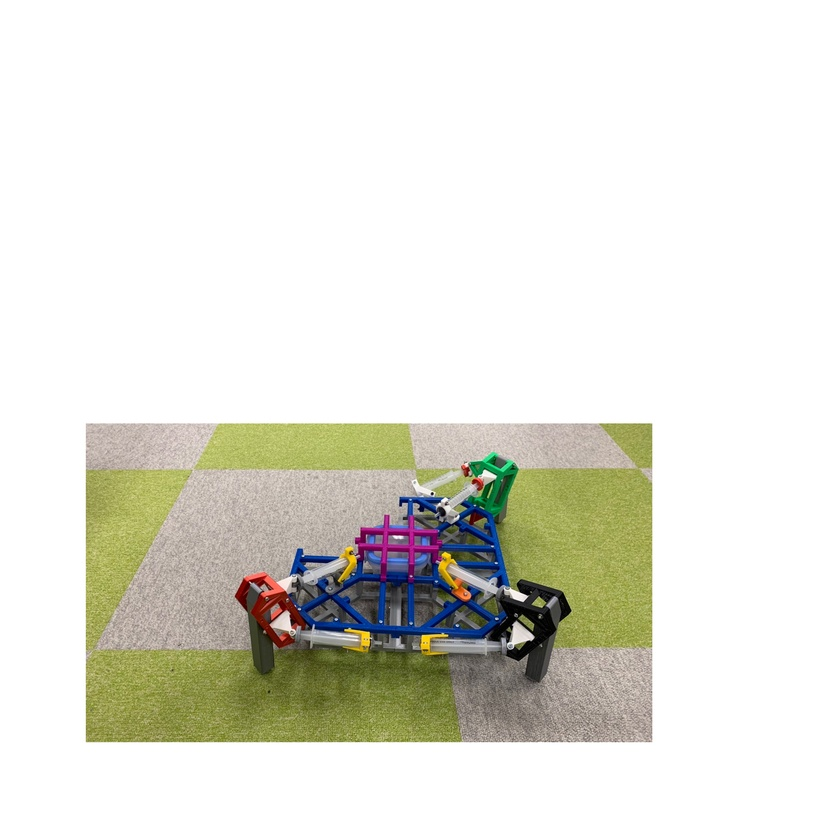
#> input picture test_3/robot_test_3_1.jpg, 840 x 840 px, shrunk from 3464 x 3464 before the run; its folder holds only this picture in this run
$ python robot_test_3.py
#> lines starting #> are read from the running program, lines starting #| are printed output that depends on the picture; after the words box and inside, x2 and y2 are one past the last pixel; in counts of white or black regions, pixels touching at a corner belong together
#ライブラリインポート
import cv2
import numpy as np

#2枚の画像に対する繰り返し処理
for i in range(2):
    #画像の変数宣言
    pic_name="robot_test_3_"+str(i+1)+ ".jpg"
    pic_name_out="robot_test_3_"+str(i+1)+ "out.jpg"
    gray_pic="robot_test_3_"+str(i+1)+ "gray.jpg"

    #ベース画像の読み込み
    img = cv2.imread(pic_name,cv2.IMREAD_COLOR)
#> img is the input picture: shape (840, 840, 3); mean B, G, R 218.2, 227.1, 227.5

    #画像のサイズ情報取得
    height, width = img.shape[:2]
#> height = 840; width = 840
    print(height,width)
#| 840 840

    #画像の色をHSV形式に変換
    hsv = cv2.cvtColor(img, cv2.COLOR_BGR2HSV_FULL)
#> hsv: shape (840, 840, 3); mean H, S, V 13.7, 23.2, 229.8
    h = hsv[:, :, 0]
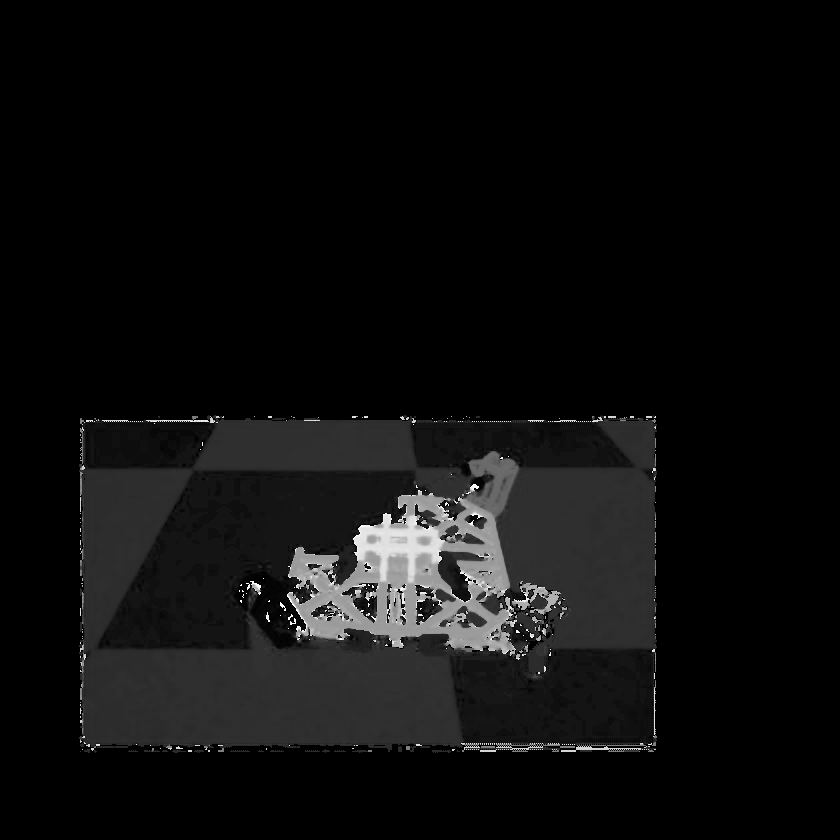
#> h: shape (840, 840); min 0, max 255, mean 13.7
    s = hsv[:, :, 1]
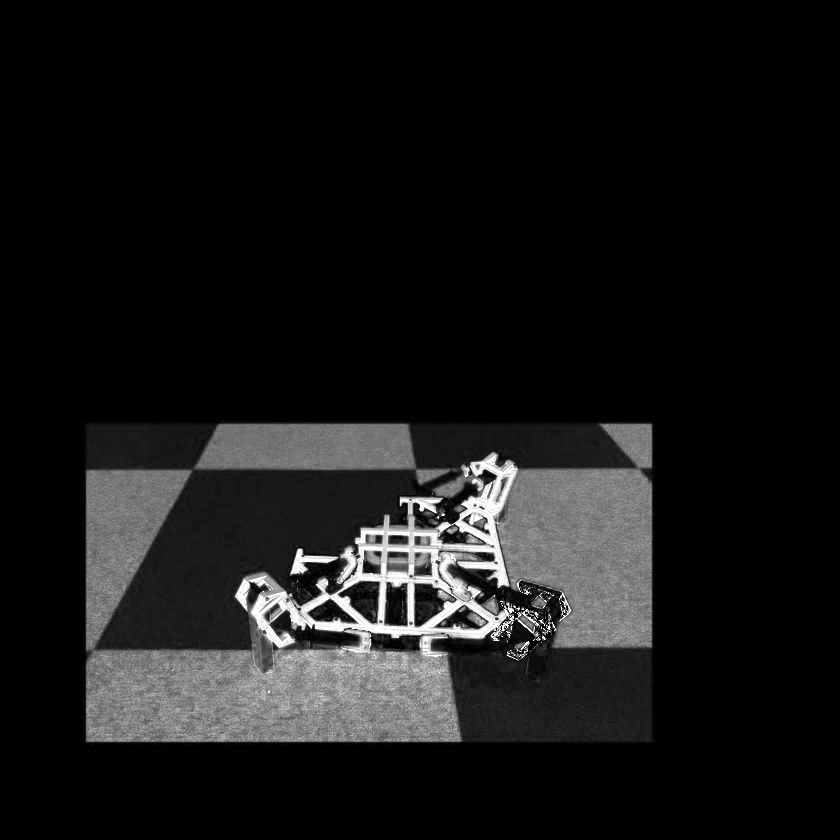
#> s: shape (840, 840); min 0, max 255, mean 23.2
    v = hsv[:, :, 2]
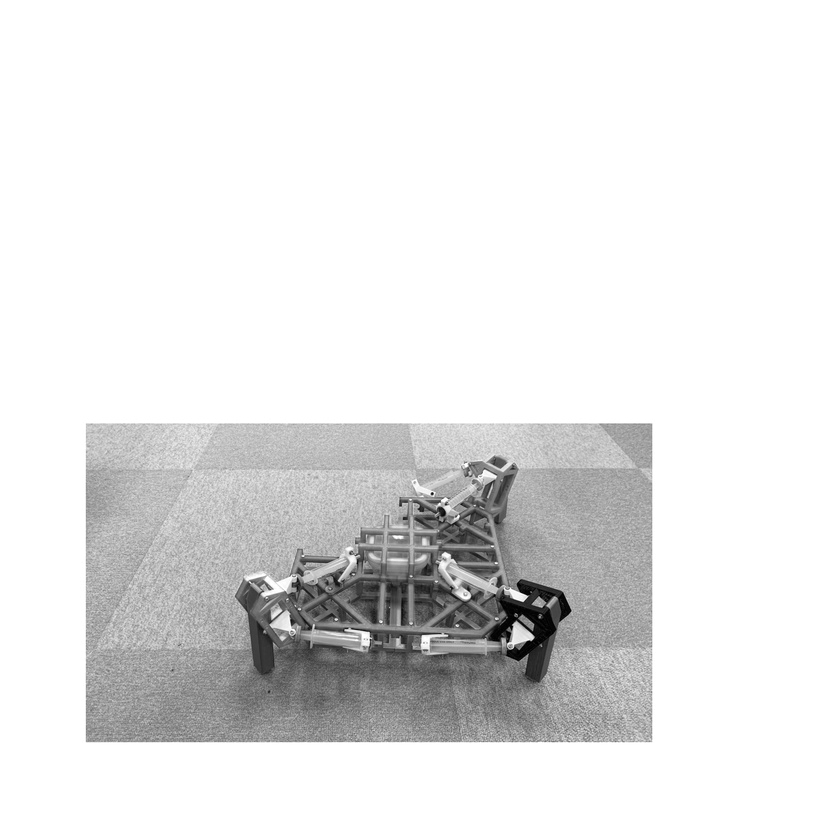
#> v: shape (840, 840); min 0, max 255, mean 229.8

    #ベース画像と同じ大きさの配列を作成
    img_robot_test_3_=np.zeros((height,width,3),np.uint8)

    #紫色を指定
    img_robot_test_3_[(h > 179) & (s > 100)& (v > 100)] = 255

    #紫の領域だけの画像を作成
    cv2.imwrite(gray_pic,np.array(img_robot_test_3_))
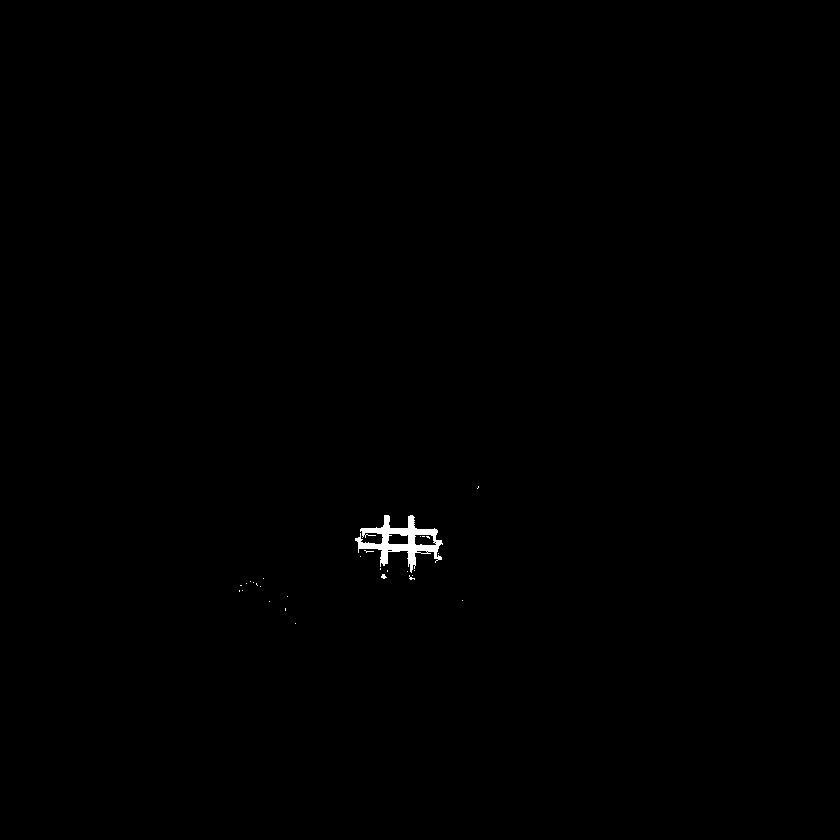
#> saved as robot_test_3_1gray.jpg: shape (840, 840, 3); 0.26% white; 29 white regions (28 under 20 px)

    #作成した画像を読み込み
    img_gray = cv2.imread(gray_pic,cv2.IMREAD_GRAYSCALE)
#> img_gray: shape (840, 840); min 0, max 255, mean 0.7

    #読み込んだ画像の重心、輪郭を取得
    M = cv2.moments(img_gray, False)
#> M = moments, m00 461666, centre m10/m00, m01/m00 = (398.5, 542.2)
    contours, hierarchy= cv2.findContours(img_gray, cv2.RETR_EXTERNAL, cv2.CHAIN_APPROX_SIMPLE)
#> contours = 58 contours, 55 with area under 20; largest, box (x1, y1, x2, y2) and area: (352, 512, 448, 584) 2776, (242, 576, 264, 592) 52, (472, 480, 480, 495) 30
    x,y= int(M["m10"]/M["m00"]) , int(M["m01"]/M["m00"])
#> x = 398; y = 542

    #ベース画像に重心、輪郭追加して保存
    cv2.circle(img, (x,y), 20, 100, 2, 4)
    cv2.drawContours(img, contours, -1, color=(0, 0, 0), thickness=5)
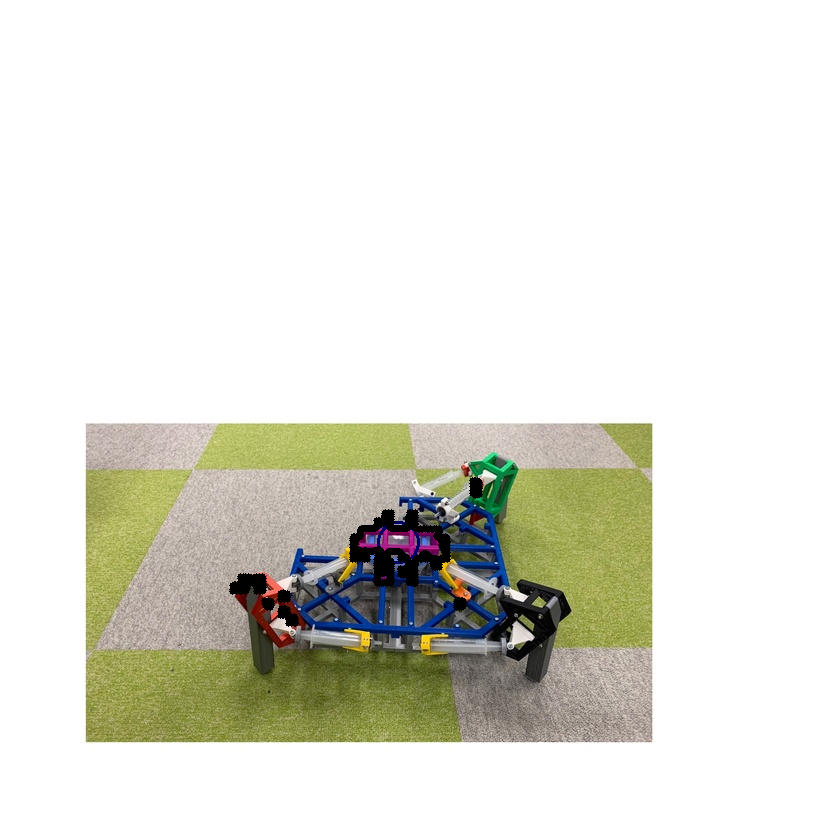
#> img: shape (840, 840, 3); mean B, G, R 217.5, 226.6, 226.6
    print(x,y)
#| 398 542
#> (the run stopped early here; a loop or call above may not have finished)
